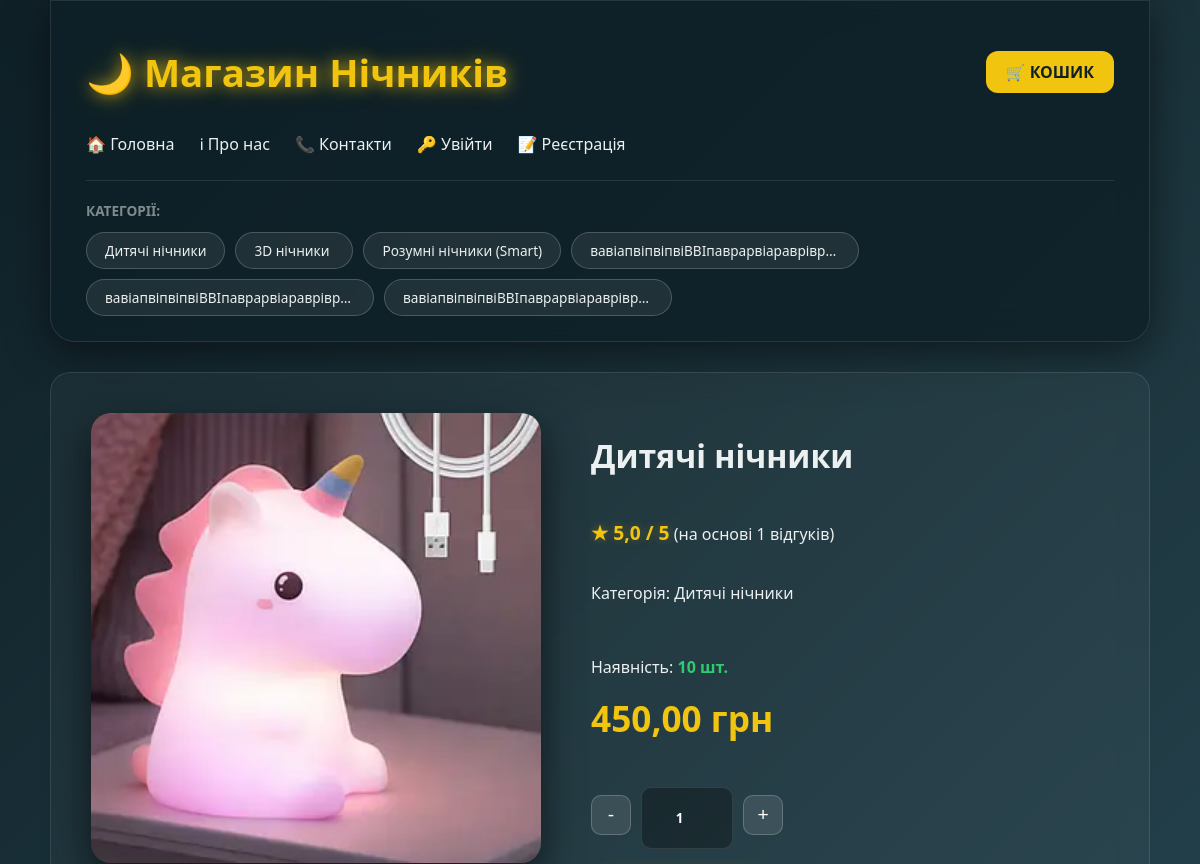
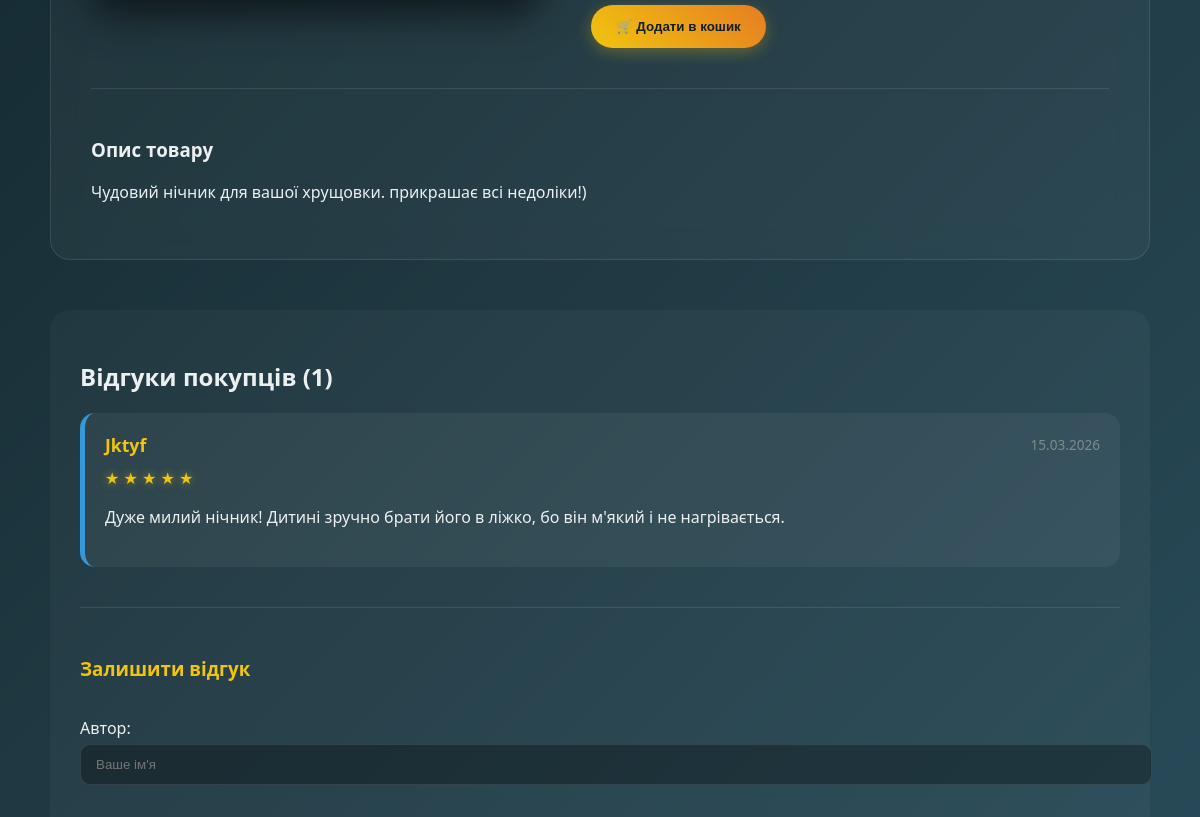
/product/1/ (upper part), run on an earlier commit of the app's database (2 pictures, top to bottom).
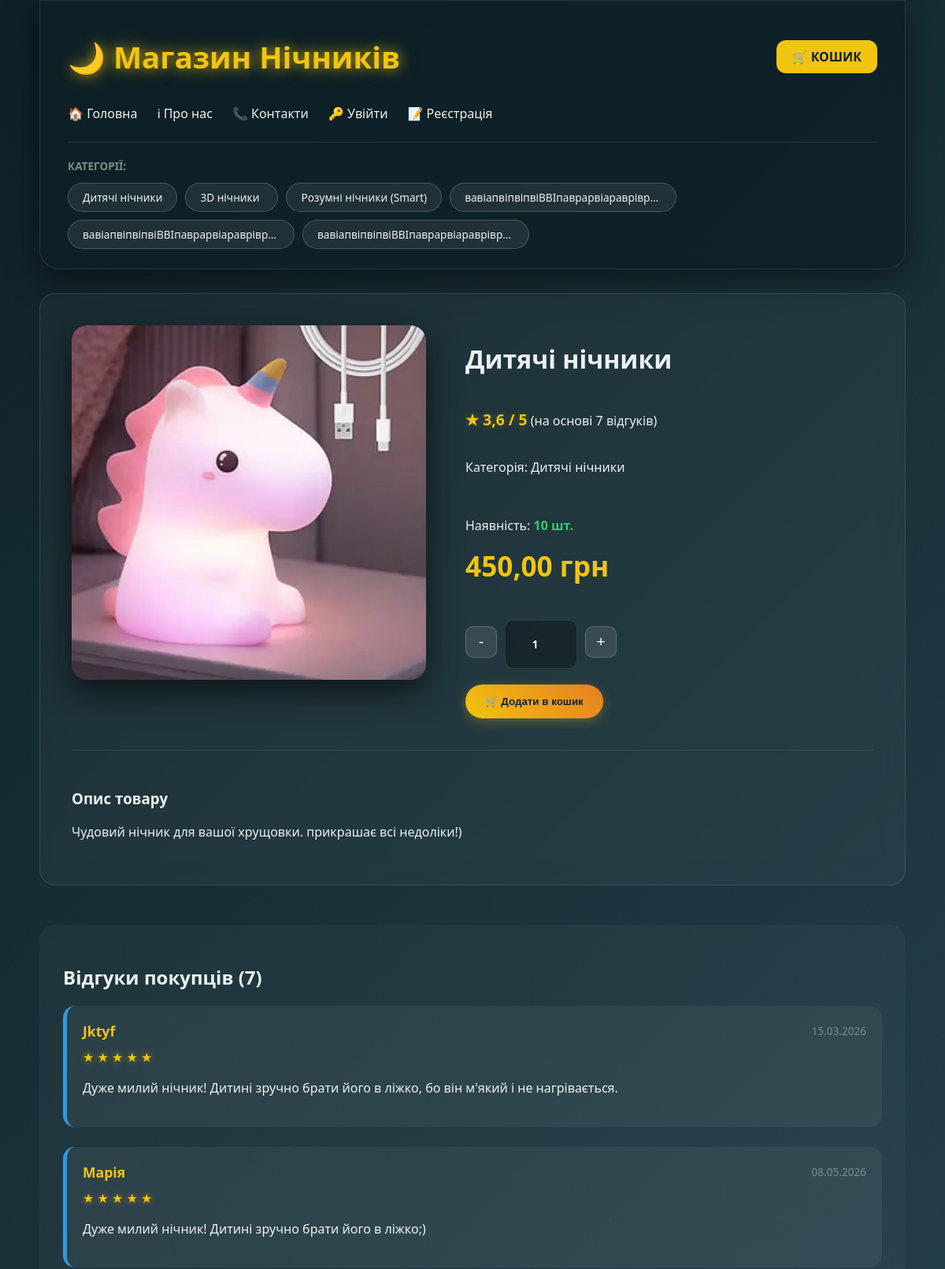
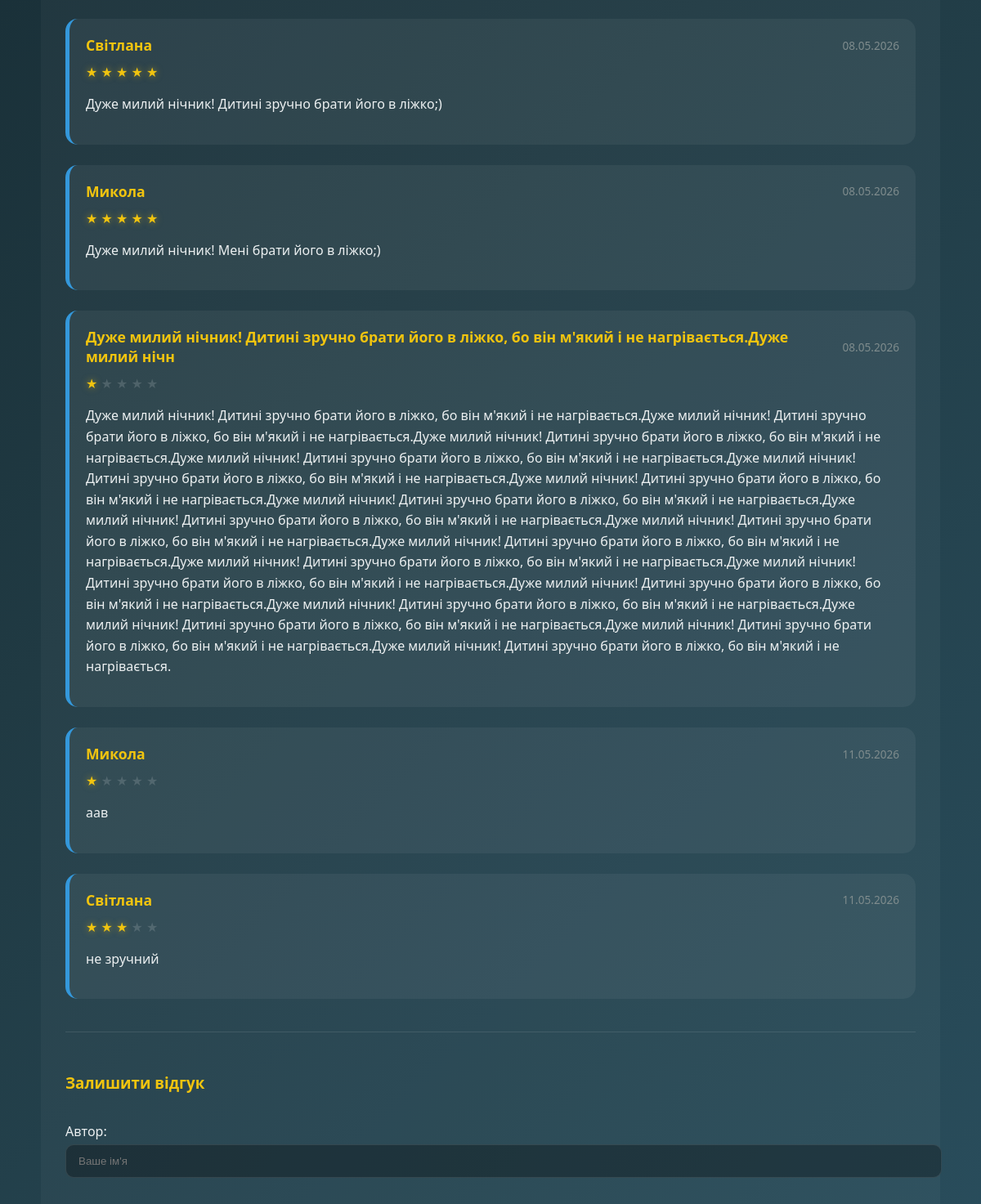
And on a later commit of the database (2 pictures, top to bottom).
### mainapp/models.py (models this page shows, shortened)
class Category(models.Model):
    name = models.CharField(max_length=100, verbose_name="Назва категорії")
    created_at = models.DateTimeField(auto_now_add=True, verbose_name="Створено о")
    updated_at = models.DateTimeField(auto_now=True, verbose_name="Оновлено о")
    class Meta:
        verbose_name = "Категорія"
        verbose_name_plural = "Категорії"

class Product(models.Model):
    name = models.CharField(max_length=200) # Перевір, чи є цей рядок
    category = models.ForeignKey(Category, on_delete=models.CASCADE, related_name='products')
    description = models.TextField()
    price = models.DecimalField(max_digits=10, decimal_places=2)
    image = models.ImageField(upload_to='products/', blank=True, null=True)
    stock = models.PositiveIntegerField(default=10) # Те, що ми додавали
    created_at = models.DateTimeField(auto_now_add=True) # Перевір наявність
    updated_at = models.DateTimeField(auto_now=True)   # Перевір наявність
    description = models.TextField(verbose_name="Опис товару", blank=True, null=True)
    image = models.ImageField(upload_to='products/', blank=True, null=True, verbose_name="Фотографія")
    created_at = models.DateTimeField(auto_now_add=True, verbose_name="Створено о")
    updated_at = models.DateTimeField(auto_now=True, verbose_name="Оновлено о")
    class Meta:
        verbose_name = "Товар"
        verbose_name_plural = "Товари"

class Review(models.Model):
    product = models.ForeignKey(Product, on_delete=models.CASCADE, related_name='reviews', verbose_name="Товар")
    author = models.CharField(max_length=100, verbose_name="Автор")
    text = models.TextField(verbose_name="Текст відгуку")
    rating = models.PositiveIntegerField(default=5, verbose_name="Рейтинг (1-5)")
    created_at = models.DateTimeField(auto_now_add=True, verbose_name="Створено о")
    updated_at = models.DateTimeField(auto_now=True, verbose_name="Оновлено о")
    class Meta:
        verbose_name = "Відгук"
        verbose_name_plural = "Відгуки"

### mainapp/views.py (the view)
# urls.py: path('product/<int:product_id>/', views.product_view, name='product'),
def product_view(request, product_id):
    categories = Category.objects.all()
    product = get_object_or_404(Product, id=product_id)
    avg_rating = product.reviews.aggregate(Avg('rating'))['rating__avg']
    avg_rating = round(avg_rating, 1) if avg_rating else 0
    if request.method == 'POST':
        form = ReviewForm(request.POST)
        if form.is_valid():
            new_review = form.save(commit=False)
            new_review.product = product
            new_review.author = request.user.username if request.user.is_authenticated else form.cleaned_data.get(
                'author', 'Анонім')
            new_review.save()
            return redirect(request.path)
    else:
        form = ReviewForm()
    return render(request, 'product.html',
                  {'title': product.name, 'categories': categories, 'product': product, 'is_product': True,
                   'avg_rating': avg_rating, 'form': form})

### mainapp/forms.py
class ReviewForm(forms.ModelForm):
    class Meta:
        model = Review
        fields = ['author', 'rating', 'text']
        widgets = {
            'author': forms.TextInput(attrs={'class': 'form-control', 'placeholder': "Ваше ім'я"}),
            'rating': forms.NumberInput(attrs={'class': 'form-control', 'min': 1, 'max': 5, 'value': 5}),
            'text': forms.Textarea(attrs={'class': 'form-control', 'rows': 4, 'placeholder': 'Напишіть ваш відгук...'}),
        }

### mainapp/context_processors.py (called while the page is built)
def cart_total(request):
    total_quantity = 0
    if request.session.session_key:
        order = Order.objects.filter(session_key=request.session.session_key, is_completed=False).first()
        if order:
            total_quantity = sum(item.quantity for item in order.items.all())
    return {'cart_total_quantity': total_quantity}

def categories_processor(request):
    return {'categories': Category.objects.all()}

### templates/product.html (shortened to what this page needs)
{% extends 'base.html' %}
{% block content %}
<div class="product-detail-card">
    <div class="product-top-row">
        <div class="product-detail-image">
            {% if product.image %}
                <img src="{{ product.image.url }}" alt="{{ product.name }}">
            {% else %}
                <div class="no-image-placeholder">Немає фото</div>
            {% endif %}
        </div>
        <div class="product-detail-info">
            <h1 class="detail-title">{{ product.name }}</h1>
            <div class="rating-summary">
                <span class="star-rating">★ {{ avg_rating|default:"0" }} / 5</span>
                <span class="reviews-count">(на основі {{ product.reviews.count }} відгуків)</span>
            </div>
            <p class="detail-category">Категорія: <span>{{ product.category.name }}</span></p>
            <div style="margin-bottom: 20px;">
                <p class="stock-info">
                    Наявність:
                    <strong style="color: {% if product.stock > 0 %}#2ecc71{% else %}#e74c3c{% endif %};">
                        {% if product.stock > 0 %}{{ product.stock }} шт.{% else %}Немає в наявності{% endif %}
                    </strong>
                </p>
                <div class="detail-price-box">
                    <span class="price-value">{{ product.price }} грн</span>
                </div>
            </div>
            {% if product.stock > 0 %}
            <form action="{% url 'add_to_cart' product.id %}" method="POST" class="add-to-cart-form">
                <div class="quantity-selector" style="display: flex; align-items: center; gap: 10px; margin-bottom: 20px;">
                    <button type="button" onclick="changeQty(-1)" style="width: 40px; height: 40px; border-radius: 10px; background: rgba(255,255,255,0.1); color: white; border: 1px solid rgba(255,255,255,0.2); cursor: pointer;">-</button>
                    <input type="number" name="quantity" id="product-qty" value="1" min="1" max="{{ product.stock }}" readonly
                           style="width: 60px; height: 40px; text-align: center; background: rgba(0,0,0,0.3); color: white; border: 1px solid rgba(255,255,255,0.1); border-radius: 10px; font-weight: bold;">
                    <button type="button" onclick="changeQty(1)" style="width: 40px; height: 40px; border-radius: 10px; background: rgba(255,255,255,0.1); color: white; border: 1px solid rgba(255,255,255,0.2); cursor: pointer;">+</button>
                </div>
                <button type="submit" class="cart-btn">🛒 Додати в кошик</button>
            </form>
            {% endif %}
        </div>
    </div>
    <div class="detail-description">
        <h3>Опис товару</h3>
        <p>{{ product.description }}</p>
    </div>
</div>
<div class="reviews-section">
    <h2>Відгуки покупців ({{ product.reviews.count }})</h2>
    {% for review in product.reviews.all %}
        <div class="review-item">
            <div class="review-header">
                <strong>{{ review.author }}</strong>
                <span class="review-date">{{ review.created_at|date:"d.m.Y" }}</span>
            </div>
            <div class="review-rating">
                {% for i in "12345" %}
                    <span class="star {% if i|add:0 <= review.rating %}filled{% endif %}">★</span>
                {% endfor %}
            </div>
            <p class="review-text">{{ review.text }}</p>
        </div>
    {% empty %}
        <p class="no-reviews">Будьте першим, хто залишить відгук! 🌙</p>
    {% endfor %}
    <div class="add-review-form" style="margin-top: 40px; padding-top: 30px; border-top: 1px solid rgba(255,255,255,0.1);">
        <h3 style="color: #f1c40f; margin-bottom: 20px;">Залишити відгук</h3>
        <form method="POST">
            <div style="display: flex; flex-direction: column; gap: 15px;">
                {{ form.as_p }}
            </div>
        </form>
    </div>
</div>
{% endblock %}

### templates/base.html (shortened to what this page needs)
{% load static %}
<!DOCTYPE html>
<html lang="uk">
<head>
    <link rel="stylesheet" href="{% static 'css/style.css' %}">
</head>
<body>
    <div class="container">
        <header>
            <div class="header-top">
                <h2><a href="{% url 'home' %}" class="logo-link">🌙 Магазин Нічників</a></h2>
                <div class="header-right">
                  <a href="{% url 'cart' %}" class="cart-link-btn">
    🛒 КОШИК
</a>
                </div>
            </div>
            <nav class="main-nav">
                <a href="{% url 'home' %}">🏠 Головна</a>
                <a href="{% url 'info' %}">ℹ Про нас</a>
                <a href="{% url 'contacts' %}">📞 Контакти</a>
                {% if user.is_authenticated %}
        <a href="{% url 'profile' %}" style="color: #f1c40f;">👤 Кабінет ({{ user.username }})</a>
        <form action="{% url 'logout' %}" method="post" style="display:inline;">
            {% csrf_token %}
            <button type="submit" style="background:none; border:none; color: white; cursor: pointer; font-family: inherit; font-size: 16px;">🚪 Вийти</button>
        </form>
    {% else %}
        <a href="{% url 'login' %}">🔑 Увійти</a>
        <a href="{% url 'register' %}">📝 Реєстрація</a>
    {% endif %}
            </nav>
            <div class="menu-categories">
                <span>Категорії:</span>
                <div class="categories-list">
                    {% for cat in categories %}
                        <a href="{% url 'category' cat.id %}" class="category-pill">{{ cat.name }}</a>
                    {% endfor %}
                </div>
            </div>
        </header>
        <main>
            {% block content %}{% endblock %}
        </main>
    </div>
</body>
</html>

What changed in the data, as far as the page shows it:
changed Product "Дитячі нічники": reviews.count "1" → "7"
added Review: author "Марія", created_at "08.05.2026", text "Дуже милий нічник! Дитині зручно брати його в ліжко;)"
added Review: author "Світлана", created_at "08.05.2026", text "Дуже милий нічник! Дитині зручно брати його в ліжко;)"
added Review: author "Микола", created_at "08.05.2026", text "Дуже милий нічник! Мені брати його в ліжко;)"
added Review: author "Дуже милий нічник! Дитині зручно брати його в ліжко, бо він м'який і не нагрівається.Дуже милий нічн", created_at "08.05.2026", text "Дуже милий нічник! Дитині зручно брати його в ліжко, бо він м'який і не нагрівається.Дуже милий нічник! Дитині зручно брати його в ліжко, бо він м'який і не нагрівається.Дуже милий нічник! Дитині зручно брати його в ліжко, бо він м'який і не нагрівається.Дуже милий нічник! Дитині зручно брати його в ліжко, бо він м'який і не нагрівається.Дуже милий нічник! Дитині зручно брати його в ліжко, бо він м'який і не нагрівається.Дуже милий нічник! Дитині зручно брати його в ліжко, бо він м'який і не нагрівається.Дуже милий нічник! Дитині зручно брати його в ліжко, бо він м'який і не нагрівається.Дуже милий нічник! Дитині зручно брати його в ліжко, бо він м'який і не нагрівається.Дуже милий нічник!…"
added Review: author "Микола", created_at "11.05.2026", text "аав"
added Review: author "Світлана", created_at "11.05.2026", text "не зручний"
Also different on the page:
{{ avg_rating|default:"0" }}: "5,0" → "3,6"
